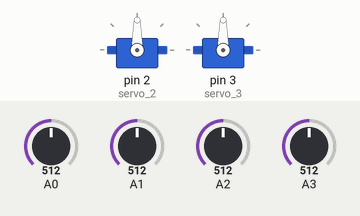
This sketch was run on a simulated Arduino Uno, built with avr-gcc and run on an emulated ATmega328P. Parts: 2 × servo. The test bench sets the inputs (shaded band); at power-on: A0 = 512, A1 = 512, A2 = 512, A3 = 512.

Above: at 1.2 s.
1.3 s: A0 set to 890
2.8 s: A0 set to 919
At 3.85 s:
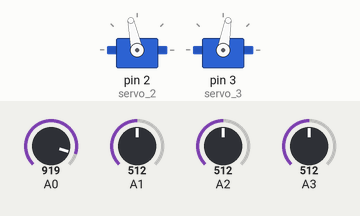
At 4.95 s:
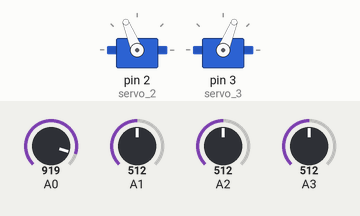
5.8 s: A1 set to 992
At 6.05 s:
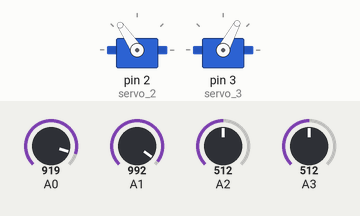
8.8 s: A2 set to 716
11.8 s: A3 set to 716
14.8 s: A1 set to 306
At 14.99 s:
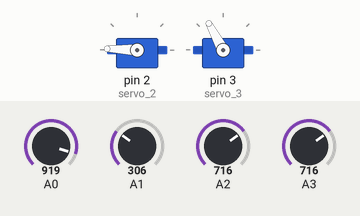
Timing chart, 0 to 22.4 s (numbered marks = the images above; inputs shaded):
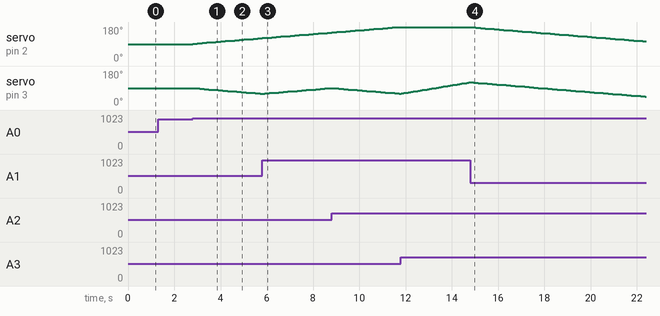

The sketch:

Light_Tracking_Robot_with_two_servos.ino
```cpp
#include <Servo.h>


volatile int LDR1_value;

volatile int LDR2_value;

volatile int LDR3_value;

volatile int LDR4_value;

volatile int servo1_angle;

volatile int servo2_angle;


Servo servo_2;

Servo servo_3;


void setup()

{

  LDR1_value = 0;

  LDR2_value = 0;

  LDR3_value = 0;

  LDR4_value = 0;

  servo1_angle = 90;

  servo2_angle = 90;

  servo_2.attach(2);

  servo_3.attach(3);

}


void loop()

{

  LDR1_value = analogRead(A0);

  LDR2_value = analogRead(A1);

  LDR3_value = analogRead(A2);

  LDR4_value = analogRead(A3);

  if ((LDR1_value > 900 || LDR2_value > 900) || (LDR3_value > 900 || LDR4_value > 900)) {

    if (LDR1_value + LDR2_value > LDR3_value + LDR4_value) {

      if (servo1_angle < 180) {

        servo1_angle = servo1_angle + 2;

        servo_2.write(servo1_angle);

        delay(100);


      }


    } else if (LDR1_value + LDR2_value == LDR3_value + LDR4_value) {

      servo_2.write(servo1_angle);

      delay(100);

    } else {

      if (servo1_angle > 0) {

        servo1_angle = servo1_angle - 2;

        servo_2.write(servo1_angle);

        delay(100);


      }


    }

    if (LDR2_value + LDR4_value > LDR1_value + LDR3_value) {

      if (servo2_angle < 180) {

        servo2_angle = servo2_angle + 2;

        servo_3.write(servo2_angle);

        delay(100);


      }


    } else if (LDR2_value + LDR4_value > LDR1_value + LDR3_value) {

      servo_3.write(servo2_angle);

      delay(100);

    } else {

      if (servo2_angle > 0) {

        servo2_angle = servo2_angle - 2;

        servo_3.write(servo2_angle);

        delay(100);


      }


    }


  }


}
```

Measured:
- the behaviour switches between 900 and 901 on A0 (found by bisection; images 0 and 1)
- after the input at 1.3 s, every drawn part: stays the same
- after the input at 2.8 s, servo on pin 2 (servo_2): moves from 90° to 120° over 2.8 s, starting at once; servo on pin 3 (servo_3): moves from 90° to 60° over 2.8 s, starting after 0.10 s
- after the input at 14.8 s, servo on pin 2 (servo_2): moves from 180° to 104° over 7.4 s, starting at once
